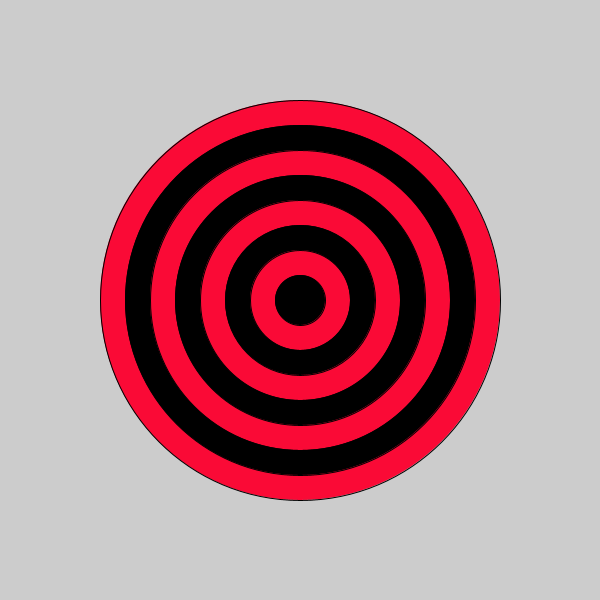
Frame 1 (no input)
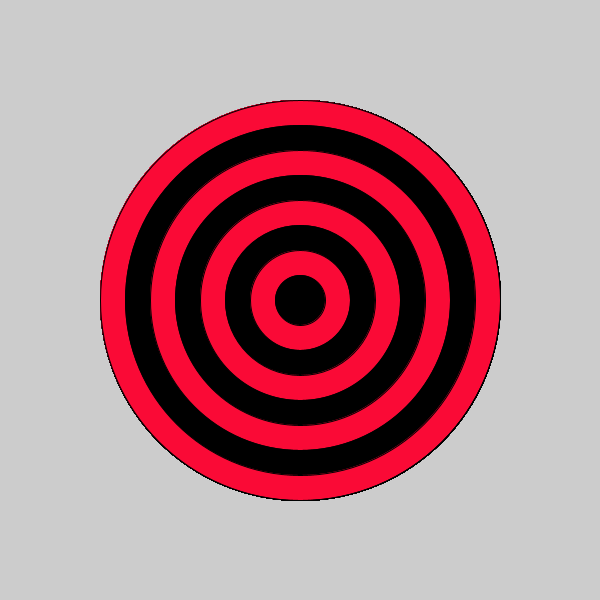
Frame 60 (the mouse pressed at the canvas centre just before this capture)
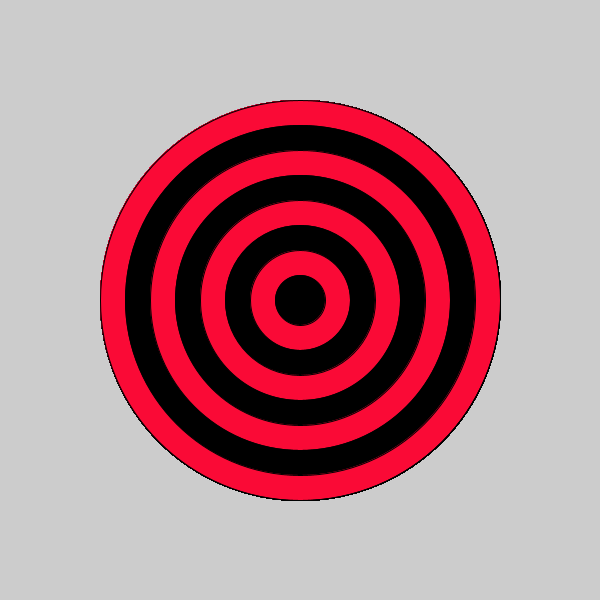
Frame 120 (the mouse held since frame 60 and released just before this capture)

The Processing sketch that drew these frames (run headless with seeded random() and noise(); from frame 60 on, the mouse is pressed at the canvas centre):

// Processing sketch: bullseye
// ── bullseye.pde

void setup() {
 
  // set the size of your sketch
  size (600,600);
}

void draw() {
  
  //Starting with the largest ellipse, use a for loop to draw a bullseye with ellipses.
  for (int i=8; i>0; i--){if(i%2==0){fill(250,10,54);}
  else{fill (0);}
ellipse(300,300,i*50,i*50);}
  //Use an if statement and modulo to alternate the color of your rings.
  
 
}
